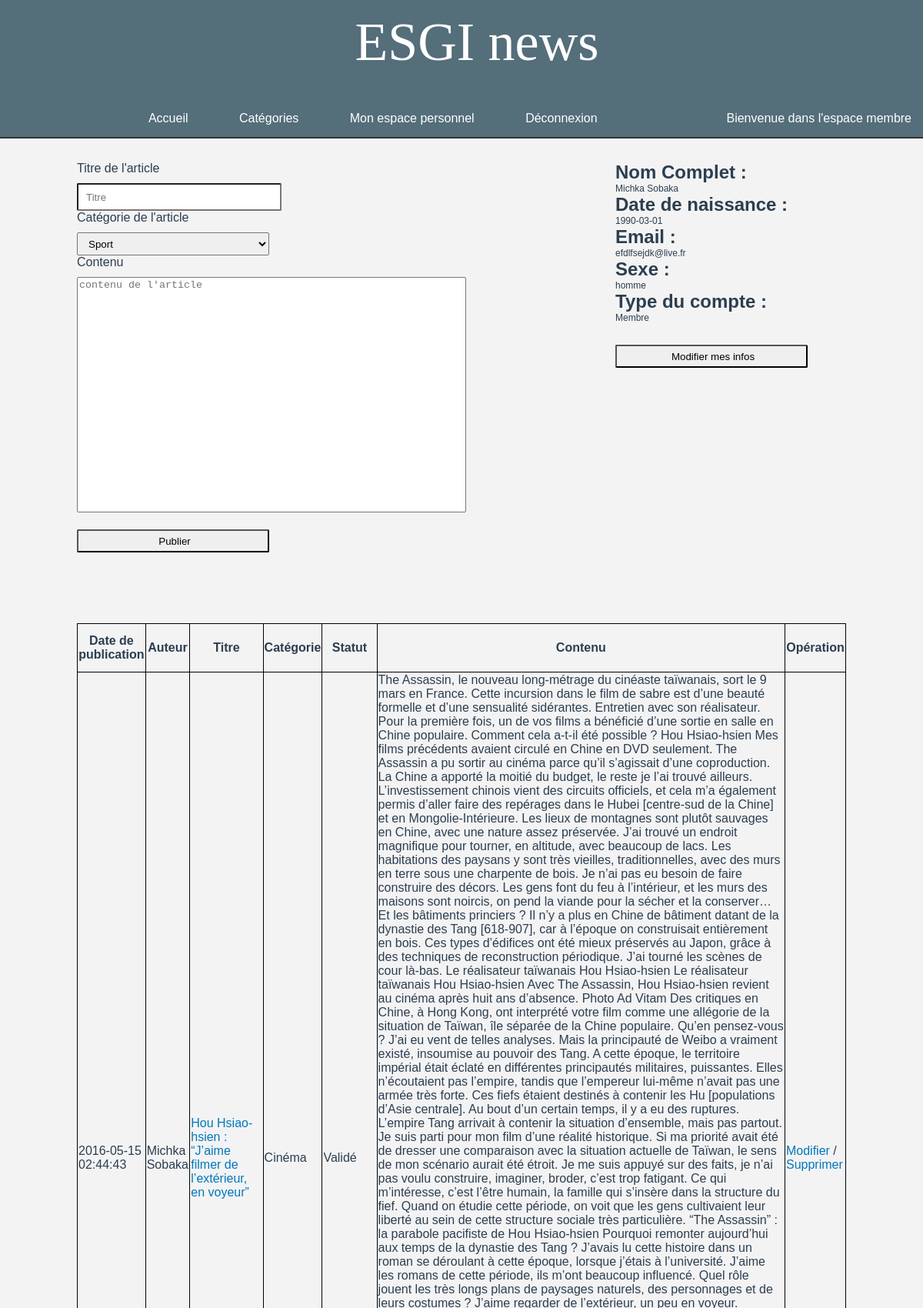
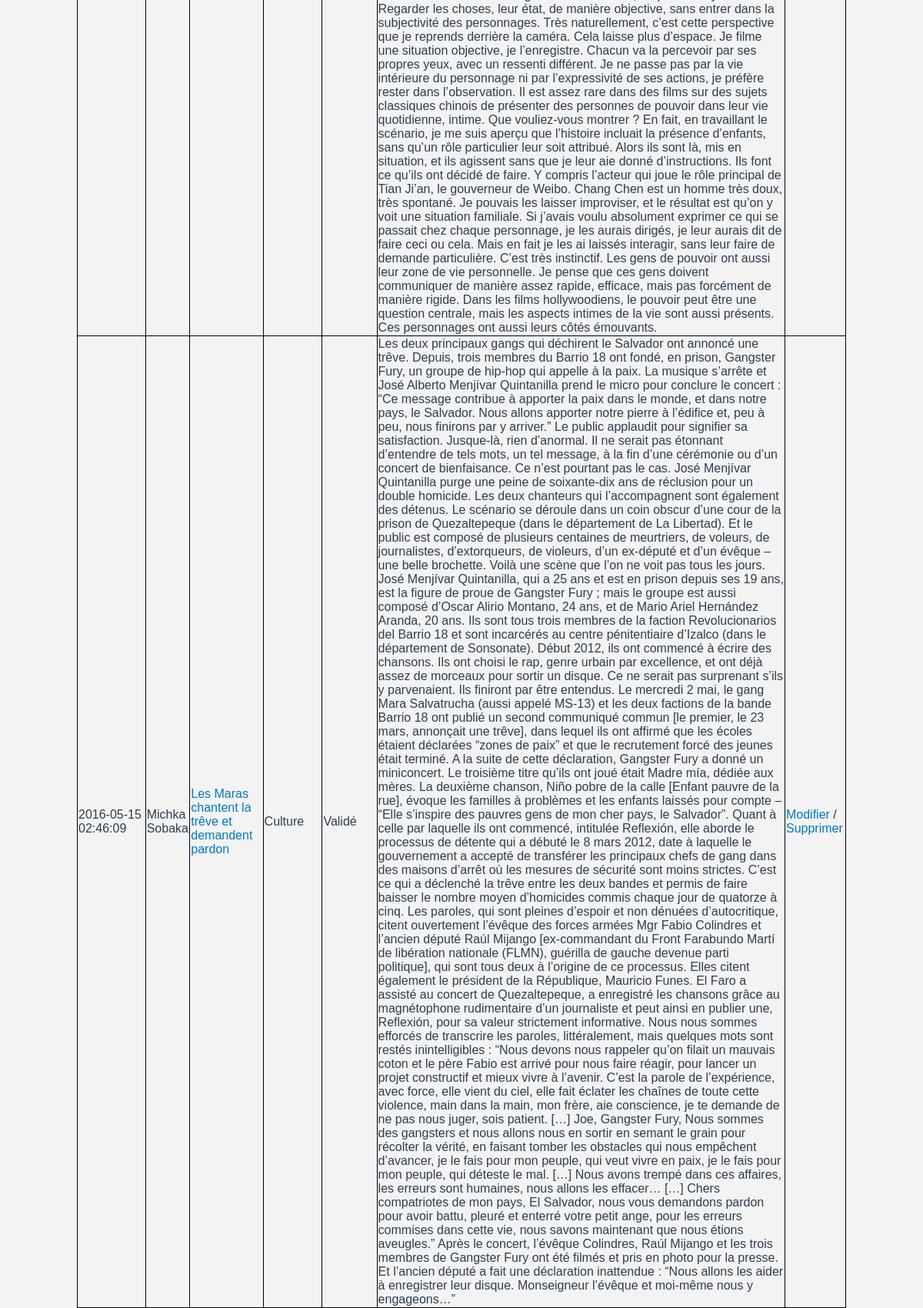
The app's page /index.php?path=profil (signed in, upper part) with its own data (2 pictures, top to bottom).
### tables this page shows
CREATE TABLE `utilisateurs` (
  `ID` int(11) NOT NULL,
  `nom` varchar(255) NOT NULL,
  `prenom` varchar(255) NOT NULL,
  `sexe` varchar(10) NOT NULL,
  `mail` varchar(255) NOT NULL,
  `password` varchar(255) NOT NULL,
  `date_de_naissance` text NOT NULL,
  `statut` text NOT NULL
);

CREATE TABLE `article` (
  `ID` int(11) NOT NULL,
  `ID_auteur` int(11) NOT NULL,
  `titre` varchar(255) NOT NULL,
  `contenu` text,
  `date_creation` datetime NOT NULL,
  `statue` int(11) NOT NULL,
  `id_cat` int(11) NOT NULL
);

CREATE TABLE `categories` (
  `id_cat` int(11) NOT NULL,
  `cat_label` text NOT NULL
);

### WebParts/html/parts/profil.php (the view)
<?php
$sql_get_cats = 'SELECT * FROM categories';
$prepared_get_cats = $db->prepare($sql_get_cats);
$prepared_get_cats->execute();
$Categories = $prepared_get_cats->fetchAll(PDO::FETCH_OBJ);
$id = $_SESSION['user_id'];
$sql_get_articles = 'SELECT * FROM article WHERE ID_auteur=?';
$prepared_get_articles = $db->prepare($sql_get_articles);
$prepared_get_articles->execute(array($id));
$listArticles = $prepared_get_articles->fetchAll(PDO::FETCH_OBJ);
$sql_get_profil = 'SELECT * FROM utilisateurs WHERE ID=?';
$prepared_get_profil = $db->prepare($sql_get_profil);
$prepared_get_profil->execute(array($_SESSION['user_id']));
$UserProfil = $prepared_get_profil->fetchAll(PDO::FETCH_OBJ);
?>
<div class="AddArticle" style="float:left;">
  <form action="index.php?path=AddArticle" method="post">
      <label for="nom">Titre de l'article</label>
      <input type="text" name="title" id="nom" placeholder="Titre" required>
      <label for="Categorie ">Catégorie de l'article</label>
      <select name="Category" id="Categorie">
        <?php foreach($Categories as $caterory){ print_r($category)?>
         <option value="<?php echo $caterory->id_cat ?>"><?php echo $caterory->cat_label; ?></option>
         <?php } ?>
      </select>
      <label for="contenu">Contenu</label>
      <textarea name="content" id="contenu" rows="8" cols="40" placeholder="contenu de l'article" required></textarea><br>
      <br><input type="submit" value="Publier">
  </form>
</div>
<div class="profil" style="color:#2C3E50; width:300px;height:600px; font-size:12px;float:right;">
<?php foreach ($UserProfil as $profil): ?>
    <h1>Nom Complet : </h1><?php echo $profil->nom." ".$profil->prenom; ?>
    <h1>Date de naissance : </h1><?php echo $profil->date_de_naissance; ?>
    <h1>Email : </h1><?php echo $profil->mail; ?>
    <h1>Sexe : </h1><?php echo $profil->sexe;  ?>
    <h1>Type du compte : </h1><?php echo $profil->statut; ?><br><br><br>
    <a href="index.php?path=editProfil&amp;id=<?php echo $profil->ID; ?>"><input type="button"value="Modifier mes infos"></a>
<?php endforeach; ?>
</div>
<div class="AuthArticlesTable" >
  <table>
    <thead>
      <tr>
        <th>Date de publication</th>
        <th>Auteur</th>
        <th>Titre</th>
        <th>Catégorie</th>
        <th>Statut</th>
        <th>Contenu</th>
        <th>Opération</th>
       </tr>
     </thead>
     <tbody>
       <?php foreach($listArticles as $article){ ?>
       <tr>
         <td><?php echo $article->date_creation; ?></td>
         <td><?php
        $sql_get_author = 'SELECT * FROM utilisateurs WHERE ID=?';
        $prepared_get_author = $db->prepare($sql_get_author);
        $prepared_get_author->execute(array($article->ID_auteur));
        $author = $prepared_get_author->fetchAll(PDO::FETCH_OBJ);
        foreach($author as $Auth){
          echo $Auth->nom . " " . $Auth->prenom;
        }?>
        </td>
         <td> <a href="index.php?path=article&amp;id=<?php echo $article->ID; ?>" target="_blank"><?php echo $article->titre; ?></a></td>
         <td>
           <?php
           $sql_get_cat = 'SELECT * FROM categories WHERE id_cat=?';
           $prepared_get_cat = $db->prepare($sql_get_cat);
           $prepared_get_cat->execute(array($article->id_cat));
           $Cat = $prepared_get_cat->fetchAll(PDO::FETCH_OBJ);
           foreach($Cat as $cat){
             echo $cat->cat_label;
           }
          ?>
         </td>
         <td><?php if($article->statue =='0'){echo "En Attente de validation";}else{echo "Validé";} ?></td>
         <td><?php echo $article->contenu; ?></td>
         <td><a href="index.php?path=EditArticle&amp;id=<?php echo $article->ID; ?>">Modifier</a> /
             <a href="index.php?path=RemoveArticle&amp;id=<?php echo $article->ID; ?>">Supprimer </a></td>
       </tr>
        <?php } ?>
      </tbody>
    </table>
</div>

### css/master.css (style rules this page uses)
* { margin: 0px 0px; }
body { padding: 0; margin: 0; font-family: sans-serif; background-color: #f3f3f3; }
a { text-decoration: none; color:#0277bd; }
textarea { resize: none; width: 500px; height: 300px; }
.AddArticle label { display: block; width: 150px; margin-bottom: 10px; }
input,select { width: 250px; height: 30px; border-radius: 2px; padding-left: 10px; }
table { border-collapse: collapse; width: 100% }
table, th, td { border: 1px solid black; height: 60px; }

### records on screen
utilisateurs: nom "Michka", prenom "Sobaka", date_de_naissance "1990-03-01", mail "efdlfsejdk@live.fr", sexe "homme", statut "Membre"
article: date_creation "2016-05-15 02:44:43", titre "Hou Hsiao-hsien : “J’aime filmer de l’extérieur, en voyeur”", statue "Validé", contenu "The Assassin, le nouveau long-métrage du cinéaste taïwanais, sort le 9 mars en France. Cette incursion dans le film de sabre est d’une beauté formelle et d’une sensualité sidérantes. Entretien avec son réalisateur. Pour la première fois, un de vos films a bénéficié d’une sortie en salle en Chine populaire. Comment cela a-t-il été possible ? Hou Hsiao-hsien Mes films précédents avaient circulé en Chine en DVD seulement. The Assassin a pu sortir au cinéma parce qu’il s’agissait d’une coproduction. La Chine a apporté la moitié du budget, le reste je l’ai trouvé ailleurs. L’investissement chinois vient des circuits officiels, et cela m’a également permis d’aller faire des repérages dans le…"
categories: cat_label "Cinéma"
article: date_creation "2016-05-15 02:46:09", titre "Les Maras chantent la trêve et demandent pardon", statue "Validé", contenu "Les deux principaux gangs qui déchirent le Salvador ont annoncé une trêve. Depuis, trois membres du Barrio 18 ont fondé, en prison, Gangster Fury, un groupe de hip-hop qui appelle à la paix. La musique s’­arrête et José Alberto Menjívar Quintanilla prend le micro pour conclure le concert : “Ce message contribue à apporter la paix dans le monde, et dans notre pays, le Salvador. Nous allons apporter notre pierre à l’édifice et, peu à peu, nous finirons par y arriver.” Le public applaudit pour signifier sa satisfaction. Jusque-là, rien d’anormal. Il ne serait pas étonnant d’entendre de tels mots, un tel message, à la fin d’une cérémonie ou d’un concert de bienfaisance. Ce n’est pourtant pas le…"
categories: cat_label "Culture"

### other values on screen
form field Category "Sport"
